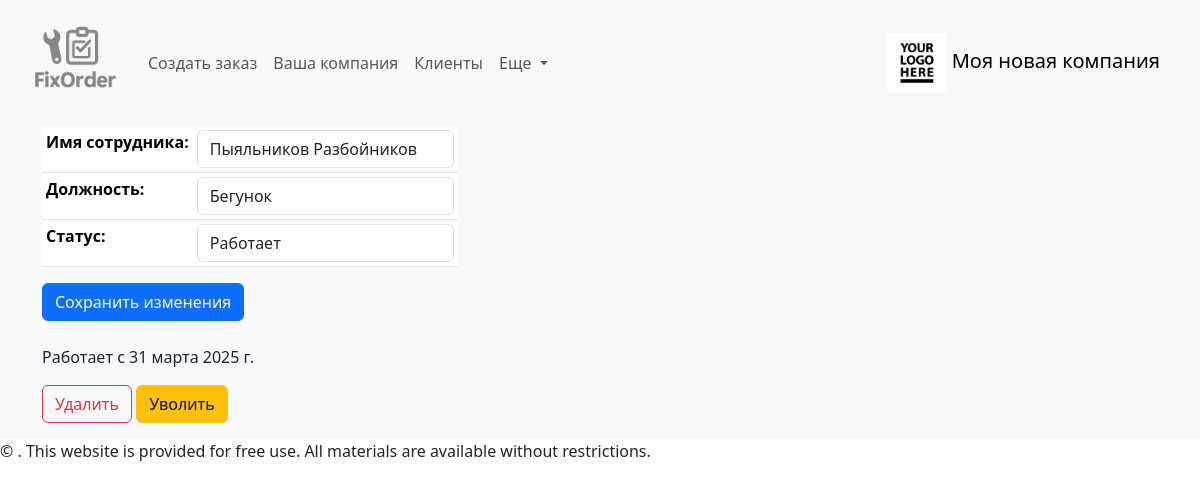
The page /editemployee/10/ on the database as committed earlier.
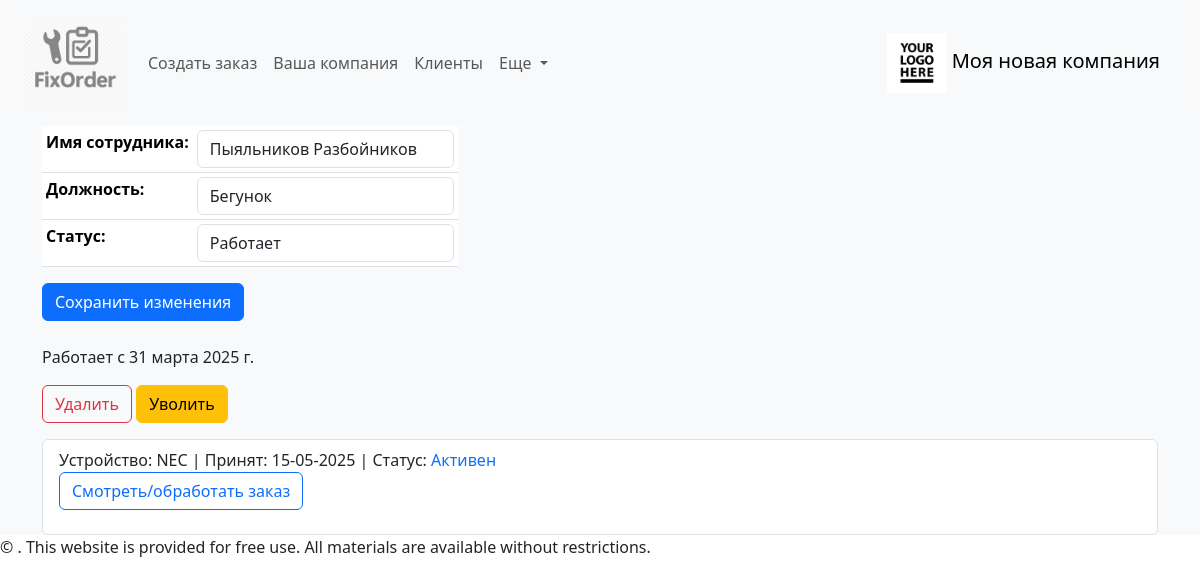
The same page on the database as committed later.
### fixorder/models.py (models this page shows, shortened)
class Order(models.Model):
    order_client = models.ForeignKey(Client, related_name='client', null=True, on_delete=models.SET_NULL, verbose_name='Клиент')
    executor = models.ForeignKey(Employee, blank=True, null=True, related_name='executor', on_delete=models.SET_NULL, verbose_name='Исполнитель')
    time_create = models.DateTimeField(auto_now_add=True, verbose_name='Дата прихода')
    time_update = models.DateTimeField(auto_now=True, verbose_name='Дата изменения')
    time_demand = models.DateField(blank=True, null=True, verbose_name='Срок ремонта')
    time_away = models.DateTimeField(null=True, blank=True, verbose_name='Дата выдачи')
    device = models.CharField(max_length=255, verbose_name='Устройство')
    defect = models.TextField(max_length=400, verbose_name='Неисправность')
    device_password = models.CharField(max_length=50, blank=True, null=True, verbose_name='Пароль')
    device_exterior = models.TextField(max_length=400, blank=True, null=True, verbose_name='Внешний вид')
    initial_price = models.CharField(max_length=10, blank=True, null=True, verbose_name='Ориентировочная стоимость')
    prepaid = models.DecimalField(max_digits=10, decimal_places=2, blank=True, null=True, verbose_name='Предоплата')
    notes = models.TextField(max_length=500, blank=True, null=True, verbose_name='Заметки')
    total_price = models.DecimalField(max_digits=10, decimal_places=2, blank=True, default=0, verbose_name='Итоговая стоимость')
    status = models.ForeignKey(OrderStatus, on_delete=models.DO_NOTHING, default=4, related_name='related_order', verbose_name='Статус ремонта')
    conclusion = models.TextField(max_length=500, blank=True, null=True, verbose_name='Заключение мастера')
    remain_to_pay = models.DecimalField(max_digits=10, decimal_places=2, null=True, blank=True, default=0, verbose_name='Осталось оплатить')
    class Meta:
        verbose_name = "Заказы"
        verbose_name_plural = "Заказы"
        ordering = ["-time_create"]
        indexes = [models.Index(fields=["-time_create"]), models.Index(fields=["status"])]
    def get_absolute_url(self):
        return reverse('order', kwargs={'pk': self.pk})

class OrderStatus(models.Model):
    status = models.CharField(max_length=100, unique=True, db_index=True, verbose_name='Статус заказа')
    def __str__(self):
        return self.status

### fixorder/views.py (the view, shortened to what this page needs)
# urls.py: path('editemployee/<int:pk>/', views.EditEmployee.as_view(), name='editemployee'),
class EditEmployee(UpdateView):
    model = Employee
    pk_url_kwarg = 'pk'
    fields = ['name', 'position', 'status']  # Добавляем поле "status"
    template_name = 'fixorder/editemployee.html'
    success_url = reverse_lazy('employees')
    extra_context = {'title': 'Работник', 'header': 'Просмотреть/редактировать работника'}
    def get_context_data(self, **kwargs):
        context = super().get_context_data(**kwargs)
        obj = self.get_object()
        context['status'] = dict(self.model.STATUS_CHOICES).get(obj.status)
        context['time_hire'] = obj.time_hire
        context['time_fire'] = obj.time_fire
        context['related_orders'] = Order.objects.filter(executor=self.object)
        return context
    def get_form(self, form_class=None):
        form = super().get_form(form_class)
        for field in form.fields.values():
            field.widget.attrs.update({'class': 'form-control'})  # Добавляем form-control ко всем полям
        return form

### fixorder/templatetags/fixorder_tags.py (called while the page is built)
@register.simple_tag
def logo_url():
    return static('img/logo.png')

@register.simple_tag
def get_company_name():
    return Company.objects.get(pk=1).brand_name

### fixorder/templates/fixorder/editemployee.html (shortened to what this page needs)
{% extends 'fixorder/base.html' %}
{% load static %}
{% block content %}
<form action="" method="post" enctype="multipart/form-data">
    <table class="table table-hover table-sm w-auto">
       {{ form.as_table }}
   </table>
    <button type="submit" class="btn btn-primary">Сохранить изменения</button>
</form>
<br>
{% if status == "Работает" %}
    <p>Работает с {{ time_hire }}</p>
{% elif status == "Не работает" %}
    <p class="text-danger"> Не работает с {{ time_fire }}.</p>
{% elif status == "Отсутствует" %}
    <p class="text-warning">Сейчас отсутствует</p>
{% else %}
    <p>Статус неизвестен.</p>
{% endif %}
           <p>
                <a href="{% url 'deleteemployee'  pk=form.instance.pk  %}" class="btn btn-outline-danger">Удалить</a>
                <a href="{% url 'fireemployee'  pk=form.instance.pk  %}" class="btn btn-warning">Уволить</a>
</p>
<ul class="list-group">
       {% for ro in related_orders %}
         <li class="list-group-item">
             Устройство: {{ro.device}} | Принят: {{ro.time_create|date:"d-m-Y"}} | Статус: {% if ro.status.status == "Активен" %}<span class="text-primary"> {{ro.status}}</span>
         {% elif ro.status.status == "Готов" %}<span class="text-success"> {{ro.status}}</span>
        {% elif ro.status.status == "Выдан без ремонта" %}<span class="text-secondary"> {{ro.status}}</span>
        {% elif ro.status.status == "Выдан" %}<span class="text-secondary"> {{ro.status}}</span> {% endif %}
         {% if ro.time_away %} Выдан: {ro.time_away|date:"d-m-Y"} {% endif %}<p>
             <a href="{{ ro.get_absolute_url }}" class="btn btn-outline-primary">Смотреть/обработать заказ</a>
            {% endfor %}
             </ul>
    </div></li>
{% endblock %}

Rows that differ between the two databases and show on the page:
added Order: device "NEC", time_create "15-05-2025", status "Активен"
